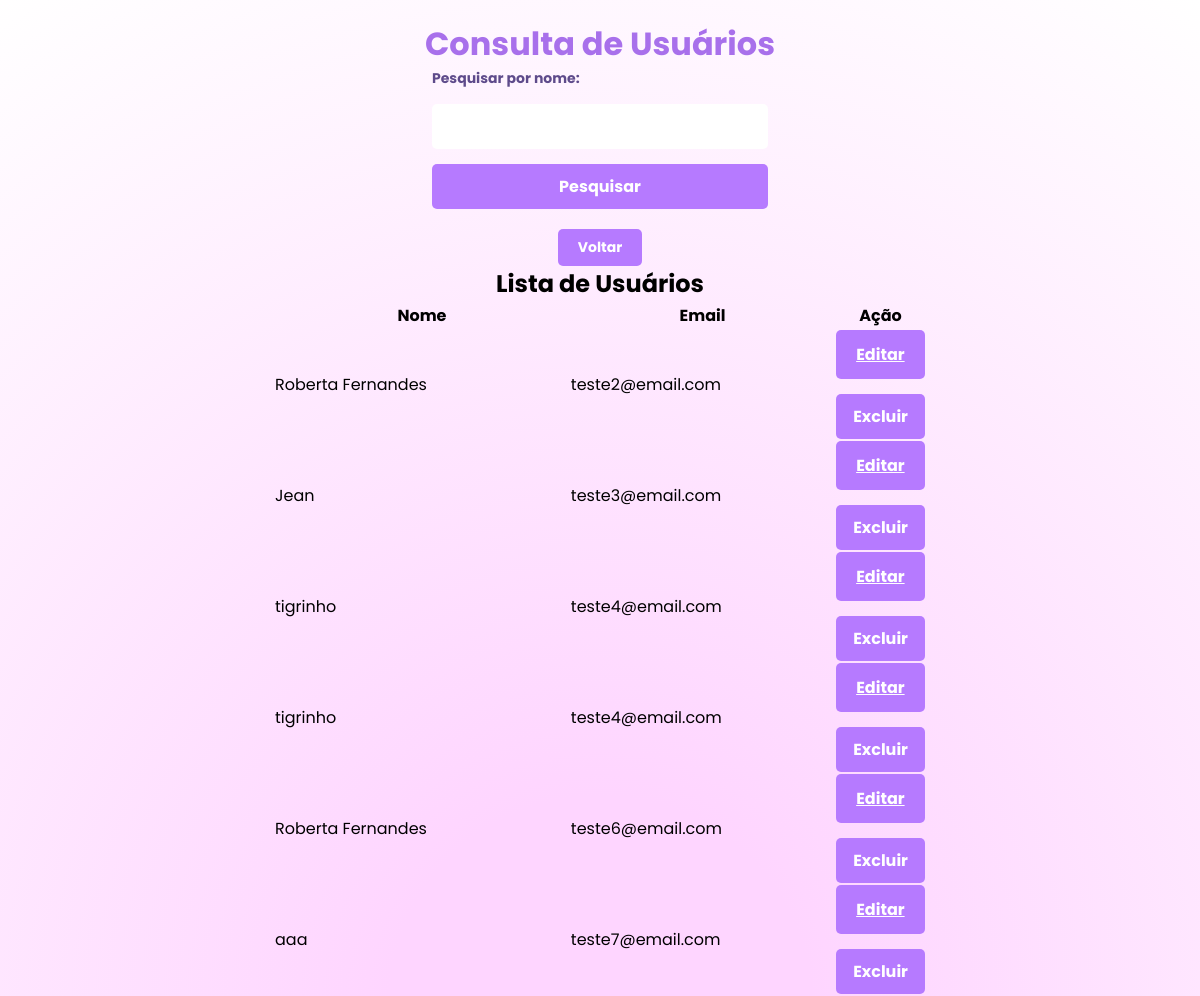
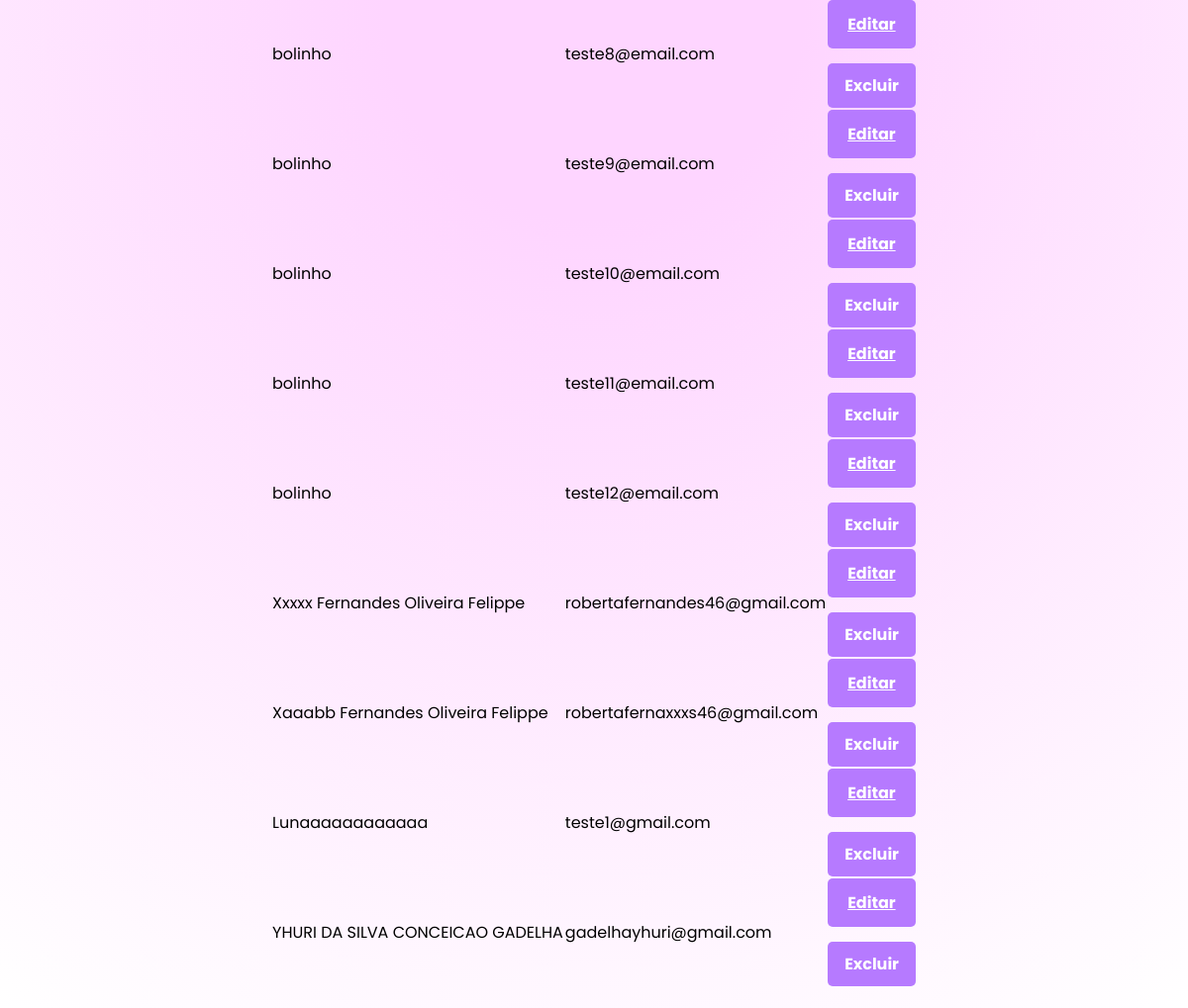
The app's page /consulta_usuarios.php (signed in), older data (2 pictures, top to bottom).
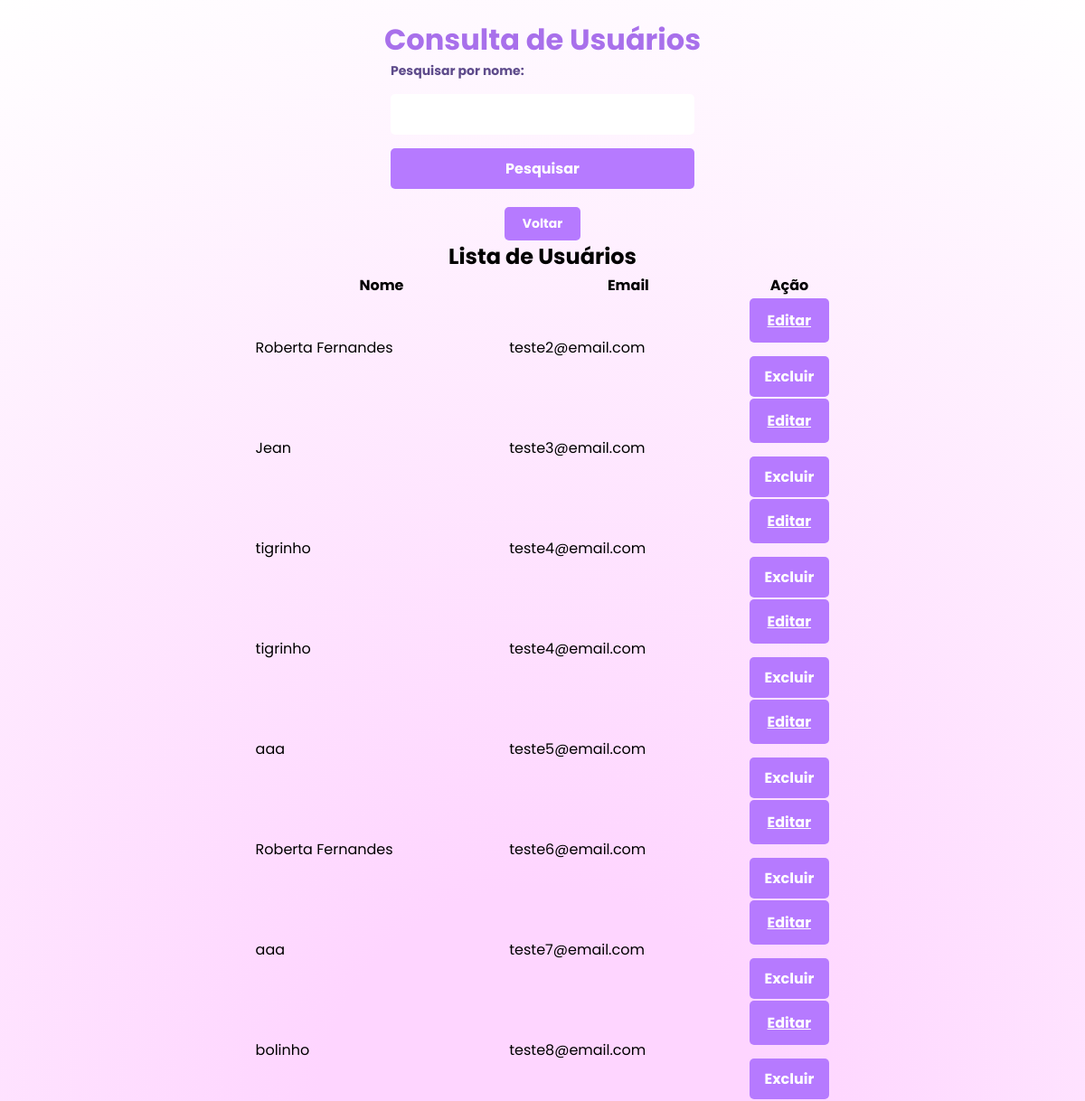
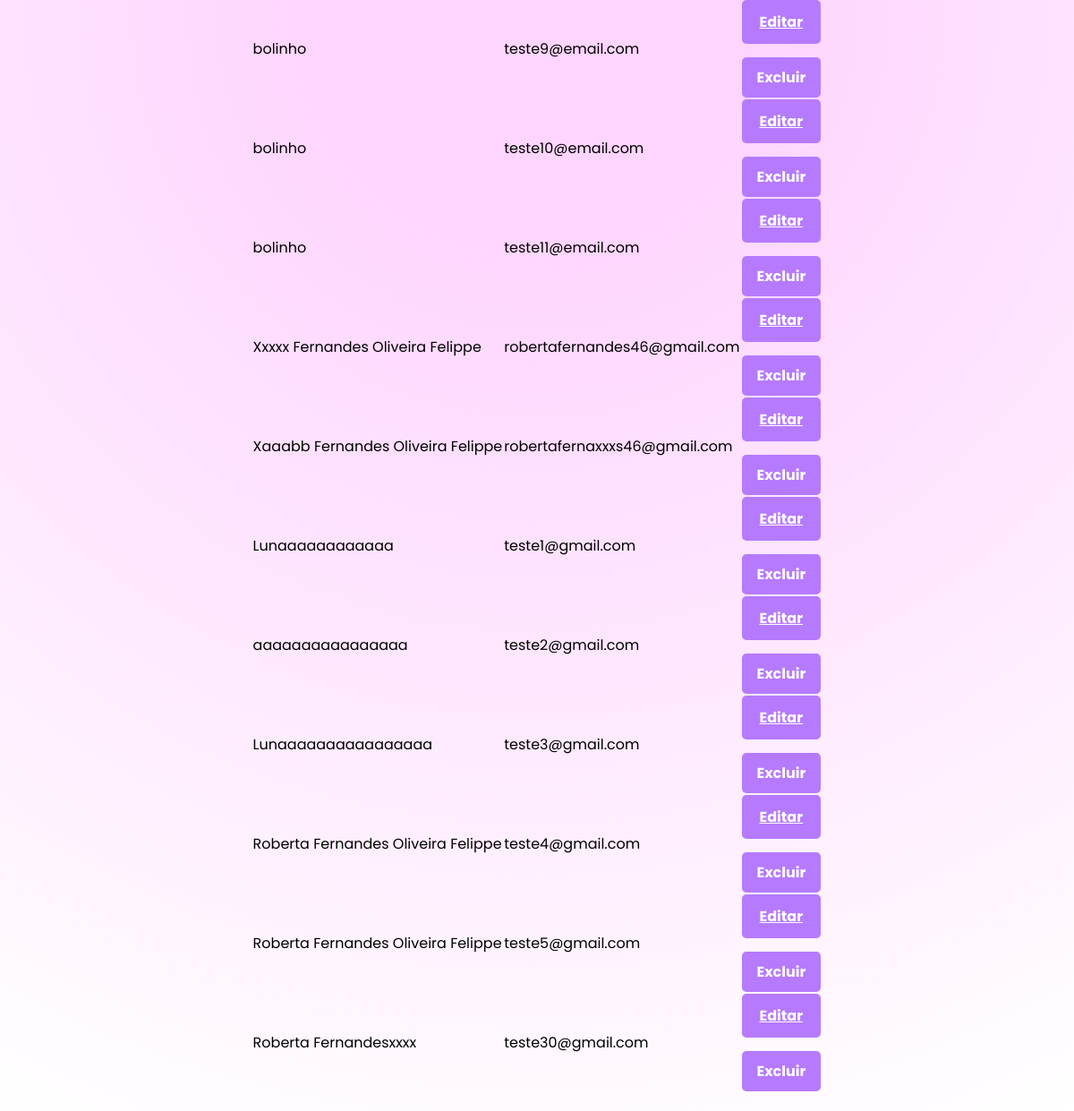
The same page, newer data (2 pictures, top to bottom).
### tables this page shows
CREATE TABLE `usuarios` (
  `id` int(11) NOT NULL,
  `nome` varchar(100) NOT NULL,
  `email` varchar(100) NOT NULL,
  `senha` varchar(255) NOT NULL,
  `pergunta1` varchar(255) DEFAULT NULL,
  `resposta1` varchar(255) DEFAULT NULL,
  `resposta2` varchar(255) DEFAULT NULL,
  `pergunta2` varchar(255) DEFAULT NULL,
  `pergunta3` varchar(255) DEFAULT NULL,
  `resposta3` varchar(255) DEFAULT NULL,
  `data_nascimento` date NOT NULL,
  `sexo` varchar(255) DEFAULT NULL,
  `nome_materno` varchar(255) DEFAULT NULL,
  `cpf` int(11) DEFAULT NULL,
  `telefone_celular` int(11) DEFAULT NULL,
  `telefone_fixo` int(11) DEFAULT NULL,
  `cep` int(11) DEFAULT NULL,
  `endereco_completo` varchar(255) DEFAULT NULL,
  `login` varchar(100) DEFAULT NULL,
  `tipo_usuario` enum('master','comum') DEFAULT 'comum'
);

### consulta_usuarios.php (the view, shortened to what this page needs)
<?php
require 'db.php';
$pesquisa = isset($_GET['pesquisa']) ? $_GET['pesquisa'] : '';
$sql = "SELECT id, nome, email FROM usuarios WHERE tipo_usuario = 'comum' AND nome LIKE :pesquisa";
$stmt = $pdo->prepare($sql);
$stmt->execute(['pesquisa' => '%' . $pesquisa . '%']);
$usuarios = $stmt->fetchAll(PDO::FETCH_ASSOC);
?>
<!DOCTYPE html>
<html lang="pt-br">
<head>
    <link rel="stylesheet" href="consulta_usuarios.css">
</head>
<body>
    <h1>Consulta de Usuários</h1>
    <form method="GET">
        <label for="pesquisa">Pesquisar por nome:</label>
        <input type="text" id="pesquisa" name="pesquisa" value="<?= htmlspecialchars($pesquisa) ?>">
        <button type="submit">Pesquisar</button>
    </form>
    <div class="button-container">
    <a href="index.php" class="btn-back">Voltar</a>
    </div>
    <h2>Lista de Usuários</h2>
    <?php if ($usuarios): ?>
        <table>
            <thead>
                <tr>
                    <th>Nome</th>
                    <th>Email</th>
                    <th>Ação</th>
                </tr>
            </thead>
            <tbody>
                <?php foreach ($usuarios as $usuario): ?>
                    <tr>
                        <td><?= htmlspecialchars($usuario['nome']) ?></td>
                        <td><?= htmlspecialchars($usuario['email']) ?></td>
                        <td>
                            <form method="POST" action="excluir_usuario.php" onsubmit="return confirm('Tem certeza que deseja excluir este usuário?');">
                                <a href="editar_usuario.php?id=<?= $usuario['id']; ?>" >Editar</a>
                                <button type="submit">Excluir</button>
                            </form>
                        </td>
                    </tr>
                <?php endforeach; ?>
            </tbody>
        </table>
    <?php else: ?>
        <p>Nenhum usuário encontrado.</p>
    <?php endif; ?>
</body>
</html>

### consulta_usuarios.css (style rules this page uses)
* { font-family: 'Poppins', sans-serif; margin: 0; padding: 0; box-sizing: border-box; }
body { background: rgb(254,213,255); background: radial-gradient(circle, rgba(254,213,255,1) 18%, rgba(255,255,255,1) 100%); color: black; display: flex; flex-direction: column; justify-content: flex-start; align-items: center; min-height: 100vh; padding: 20px; }
h1 { text-align: center; color: #a870eb; font-weight: bold; }
form { display: flex; flex-direction: column; gap: 15px; }
label { font-size: 14px; font-weight: bold; color: #5e4b8b; }
input[type="text"], input[type="email"] { padding: 10px; border: none; border-radius: 5px; font-size: 16px; transition: border 0.3s; }
button { padding: 10px 17px; border: none; border-radius: 5px; background: rgba(182, 122, 255, 1); color: white; font-size: 16px; font-weight: bold; cursor: pointer; transition: transform 0.3s, background-color 0.3s; }
a { padding: 12px 20px; border: none; border-radius: 5px; background: rgba(182, 122, 255, 1); color: white; font-size: 16px; font-weight: bold; cursor: pointer; transition: transform 0.3s, background-color 0.3s; }
a.btn-back { display: inline-block; margin-top: 20px; padding: 8px 20px; border: none; border-radius: 5px; background: rgba(182, 122, 255, 1); color: white; text-decoration: none; font-size: 14px; text-align: center; transition: transform 0.3s, background-color 0.3s; }

Row changes from the older to the newer data that the page shows:
removed usuarios: nome "bolinho", email "teste12@email.com"
added usuarios: nome "aaa", email "teste5@email.com"
changed usuarios: nome "YHURI DA SILVA CONCEICAO GADELHA" → "aaaaaaaaaaaaaaaa"; email "gadelhayhuri@gmail.com" → "teste2@gmail.com"
added usuarios: nome "Lunaaaaaaaaaaaaaaaa", email "teste3@gmail.com"
added usuarios: nome "Roberta Fernandes Oliveira Felippe", email "teste4@gmail.com"
added usuarios: nome "Roberta Fernandes Oliveira Felippe", email "teste5@gmail.com"
added usuarios: nome "Roberta Fernandesxxxx", email "teste30@gmail.com"
